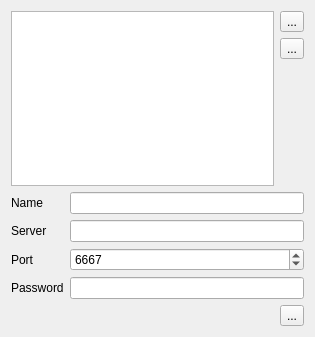
<?xml version="1.0" encoding="UTF-8"?>
<ui version="4.0">
 <class>IServerEditor</class>
 <widget class="QDialog" name="IServerEditor">
  <property name="geometry">
   <rect>
    <x>0</x>
    <y>0</y>
    <width>315</width>
    <height>337</height>
   </rect>
  </property>
  <property name="windowTitle">
   <string>Edit servers</string>
  </property>
  <property name="windowIcon">
   <iconset resource="../resources.qrc">
    <normaloff>:/toolicons/gfx/options.png</normaloff>:/toolicons/gfx/options.png</iconset>
  </property>
  <layout class="QGridLayout" name="gridLayout">
   <item row="3" column="0">
    <widget class="QLabel" name="label">
     <property name="text">
      <string>Name</string>
     </property>
    </widget>
   </item>
   <item row="7" column="1">
    <spacer name="horizontalSpacer">
     <property name="orientation">
      <enum>Qt::Horizontal</enum>
     </property>
     <property name="sizeHint" stdset="0">
      <size>
       <width>197</width>
       <height>20</height>
      </size>
     </property>
    </spacer>
   </item>
   <item row="6" column="0">
    <widget class="QLabel" name="label_4">
     <property name="text">
      <string>Password</string>
     </property>
    </widget>
   </item>
   <item row="0" column="3">
    <widget class="QToolButton" name="btnNew">
     <property name="text">
      <string>...</string>
     </property>
     <property name="icon">
      <iconset resource="../resources.qrc">
       <normaloff>:/icons/gfx/new.png</normaloff>:/icons/gfx/new.png</iconset>
     </property>
     <property name="iconSize">
      <size>
       <width>24</width>
       <height>24</height>
      </size>
     </property>
     <property name="popupMode">
      <enum>QToolButton::DelayedPopup</enum>
     </property>
    </widget>
   </item>
   <item row="2" column="3">
    <spacer name="verticalSpacer">
     <property name="orientation">
      <enum>Qt::Vertical</enum>
     </property>
     <property name="sizeHint" stdset="0">
      <size>
       <width>20</width>
       <height>40</height>
      </size>
     </property>
    </spacer>
   </item>
   <item row="5" column="0">
    <widget class="QLabel" name="label_3">
     <property name="text">
      <string>Port</string>
     </property>
    </widget>
   </item>
   <item row="0" column="0" rowspan="3" colspan="3">
    <widget class="QTreeView" name="serverView">
     <property name="selectionMode">
      <enum>QAbstractItemView::SingleSelection</enum>
     </property>
    </widget>
   </item>
   <item row="4" column="0">
    <widget class="QLabel" name="label_2">
     <property name="text">
      <string>Server</string>
     </property>
    </widget>
   </item>
   <item row="6" column="1" colspan="3">
    <widget class="QLineEdit" name="edPassword"/>
   </item>
   <item row="3" column="1" colspan="3">
    <widget class="QLineEdit" name="edName"/>
   </item>
   <item row="4" column="1" colspan="3">
    <widget class="QLineEdit" name="edServer"/>
   </item>
   <item row="1" column="3">
    <widget class="QToolButton" name="btnDelete">
     <property name="text">
      <string>...</string>
     </property>
     <property name="icon">
      <iconset resource="../resources.qrc">
       <normaloff>:/icons/gfx/remove.png</normaloff>:/icons/gfx/remove.png</iconset>
     </property>
     <property name="iconSize">
      <size>
       <width>22</width>
       <height>24</height>
      </size>
     </property>
    </widget>
   </item>
   <item row="7" column="3">
    <widget class="QToolButton" name="btnSave">
     <property name="text">
      <string>...</string>
     </property>
     <property name="icon">
      <iconset resource="../resources.qrc">
       <normaloff>:/icons/gfx/save.png</normaloff>:/icons/gfx/save.png</iconset>
     </property>
     <property name="iconSize">
      <size>
       <width>24</width>
       <height>24</height>
      </size>
     </property>
    </widget>
   </item>
   <item row="5" column="1" colspan="3">
    <widget class="QSpinBox" name="edPort">
     <property name="minimum">
      <number>1</number>
     </property>
     <property name="maximum">
      <number>65535</number>
     </property>
     <property name="value">
      <number>6667</number>
     </property>
    </widget>
   </item>
  </layout>
  <action name="actionNewNetwork">
   <property name="text">
    <string>New network</string>
   </property>
  </action>
  <action name="actionNewServerNetwork">
   <property name="text">
    <string>Assign to selected network</string>
   </property>
  </action>
  <action name="actionNewServerNoNetwork">
   <property name="text">
    <string>Not assigned with a network</string>
   </property>
  </action>
 </widget>
 <resources>
  <include location="../resources.qrc"/>
 </resources>
 <connections/>
</ui>
